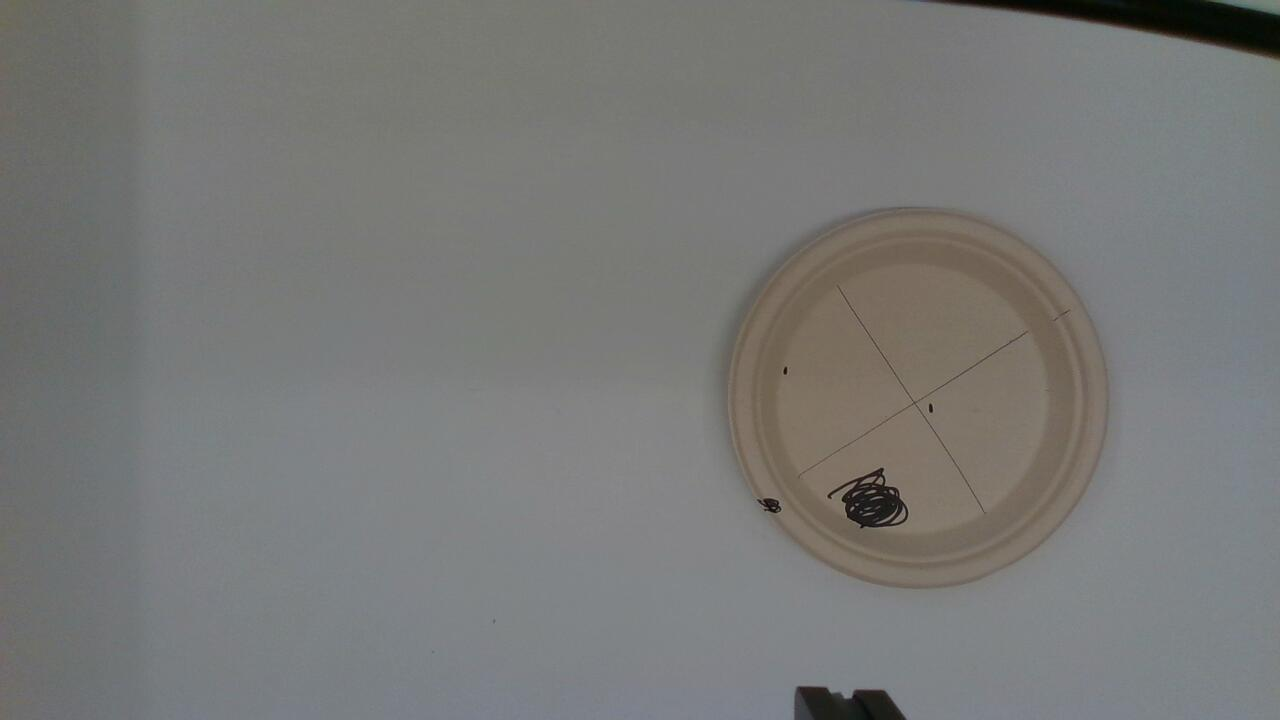
#> input picture captures/plate.jpg, 1280 x 720 px
$ python -i plate_detection.py   (imports and definitions only)
#> lines starting #> are read from the running program, lines starting #| are printed output that depends on the picture
#> further down, picture is the input picture: shape (720, 1280, 3); mean B, G, R 119.1, 120.5, 120
import cv2
import numpy as np
from pathlib import Path


def detect_plate(img):
    """Input image. Return the (center_x, center_y, radius) of the plate in pixels, or None."""
    if img is None:
        return None

    # Convert to grayscale
    gray_img = cv2.cvtColor(img, cv2.COLOR_BGR2GRAY)

    # Blur image to reduce noise (but keep edges)
    blur_img = cv2.medianBlur(gray_img, 5)

    # Approx plate sizes at default height
        # diameter ~= 400px
        # radius low bound = 150px, radius upperbound = 250px
    # Identify circles in the expected plate size
    circles = cv2.HoughCircles(
        blur_img,
        cv2.HOUGH_GRADIENT,
        dp=1.2,
        minDist=300,
        param1=40,
        param2=20,
        minRadius=180,
        maxRadius=215,
    )
#> circles = [[918.6, 397.8, 190.7]]

    # FOR DEBUGGING:
    if circles is not None:
        circles_outline = blur_img.copy()
        circles = np.uint16(np.around(circles))
#> circles = [[919, 398, 191]]
        for i in circles[0, :]:
            center = (i[0], i[1])
            # circle center
            cv2.circle(circles_outline, center, 1, (0, 100, 100), 3)
            # circle outline
            radius = i[2]
            cv2.circle(circles_outline, center, radius, (255, 0, 255), 3)
#> this loop made 1 pass
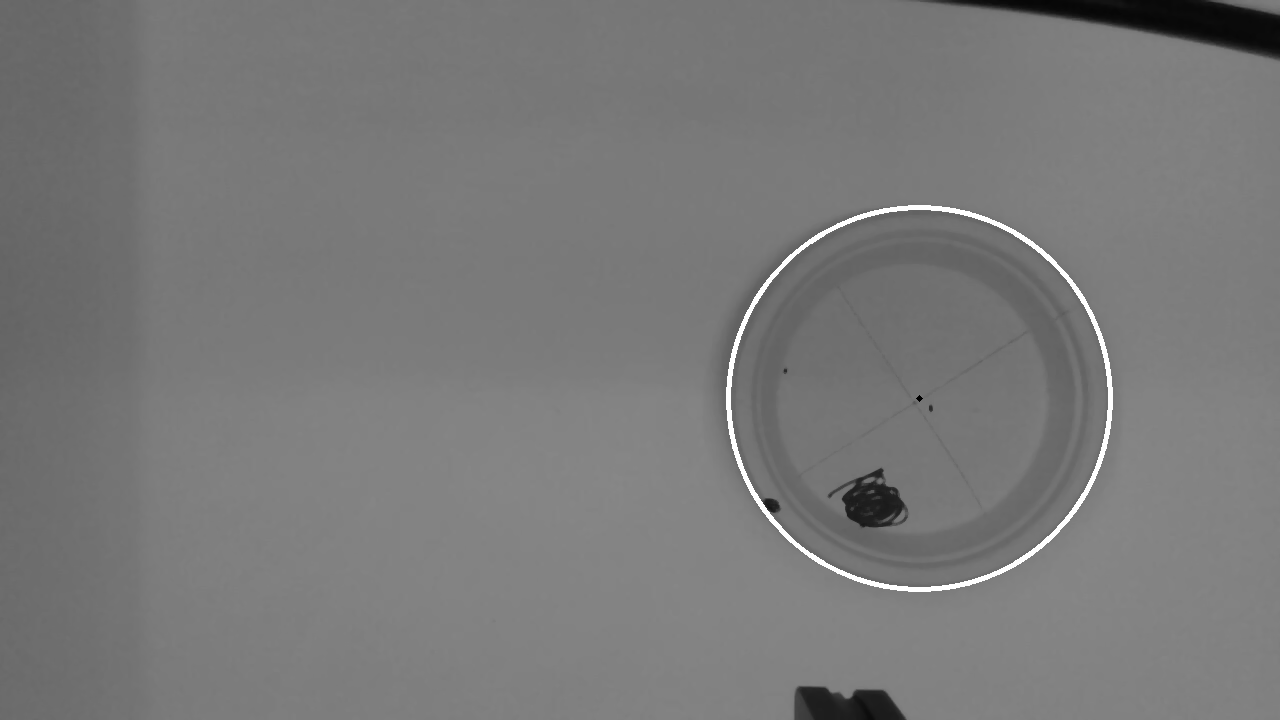
#> circles_outline: shape (720, 1280); min 0, max 255, mean 121.1

        output_dir = Path(__file__).parent / "captures"
        output_dir.mkdir(exist_ok=True)
        cv2.imwrite(str(output_dir / "circle_boundaries.jpg"), circles_outline)

    # If no circles found
    if circles is None:
        return None


    # Use best choice
    x, y, radius = np.round(circles[0][0]).astype(int)
#> x = 919; y = 398
    return int(x), int(y), int(radius)


def draw_plate(img, plate):
    """Returns a copy of the original image but with the plate boundary drawn."""
    copy_img = img.copy()

    marked_img = cv2.circle(
        img=copy_img,
        center=(plate[0], plate[1]),
        radius=plate[2],
        color=(0, 255, 0),
        thickness=2)

    return marked_img

>>> import cv2
>>> picture = cv2.imread('captures/plate.jpg')
>>> result = detect_plate(picture)
#> result = (919, 398, 191)
